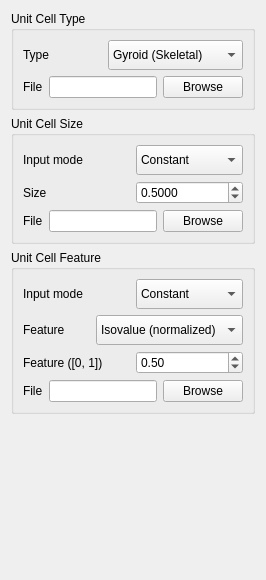
       <widget class="QWidget" name="tabLattice">
        <attribute name="title">
         <string>Lattice</string>
        </attribute>
        <layout class="QVBoxLayout" name="verticalLayout_11">
         <item>
          <widget class="QGroupBox" name="groupBox_5">
           <property name="title">
            <string>Unit Cell Type</string>
           </property>
           <layout class="QVBoxLayout" name="verticalLayout_3">
            <item>
             <layout class="QHBoxLayout" name="horizontalLayout_11">
              <item>
               <widget class="QLabel" name="label">
                <property name="sizePolicy">
                 <sizepolicy hsizetype="Preferred" vsizetype="Preferred">
                  <horstretch>0</horstretch>
                  <verstretch>0</verstretch>
                 </sizepolicy>
                </property>
                <property name="minimumSize">
                 <size>
                  <width>0</width>
                  <height>0</height>
                 </size>
                </property>
                <property name="toolTip">
                 <string>&lt;html&gt;&lt;head/&gt;&lt;body&gt;&lt;p&gt;Select desired unit cell type. For multiple unit cell types set to hybrid and provide a .tap file.&lt;/p&gt;&lt;/body&gt;&lt;/html&gt;</string>
                </property>
                <property name="text">
                 <string>Type</string>
                </property>
                <property name="alignment">
                 <set>Qt::AlignLeading|Qt::AlignLeft|Qt::AlignVCenter</set>
                </property>
                <property name="margin">
                 <number>2</number>
                </property>
               </widget>
              </item>
              <item>
               <widget class="QComboBox" name="cellTypeCombo">
                <property name="sizePolicy">
                 <sizepolicy hsizetype="Preferred" vsizetype="Fixed">
                  <horstretch>0</horstretch>
                  <verstretch>0</verstretch>
                 </sizepolicy>
                </property>
                <property name="minimumSize">
                 <size>
                  <width>0</width>
                  <height>30</height>
                 </size>
                </property>
                <property name="toolTip">
                 <string>&lt;html&gt;&lt;head/&gt;&lt;body&gt;&lt;p&gt;Select desired unit cell type. For multiple unit cell types set to hybrid and provide a .tap file.&lt;/p&gt;&lt;/body&gt;&lt;/html&gt;</string>
                </property>
                <property name="currentIndex">
                 <number>0</number>
                </property>
                <property name="frame">
                 <bool>true</bool>
                </property>
                <item>
                 <property name="text">
                  <string>Gyroid (Skeletal)</string>
                 </property>
                </item>
                <item>
                 <property name="text">
                  <string>Gyroid (Sheet)</string>
                 </property>
                </item>
                <item>
                 <property name="text">
                  <string>Diamond (Skeletal)</string>
                 </property>
                </item>
                <item>
                 <property name="text">
                  <string>Diamond (Sheet )</string>
                 </property>
                </item>
                <item>
                 <property name="text">
                  <string>Primitive (Skeletal)</string>
                 </property>
                </item>
                <item>
                 <property name="text">
                  <string>Primitive (Sheet)</string>
                 </property>
                </item>
                <item>
                 <property name="text">
                  <string>IWP (Skeletal)</string>
                 </property>
                </item>
                <item>
                 <property name="text">
                  <string>IWP (Sheet)</string>
                 </property>
                </item>
                <item>
                 <property name="text">
                  <string>Hybrid</string>
                 </property>
                </item>
               </widget>
              </item>
             </layout>
            </item>
            <item>
             <layout class="QHBoxLayout" name="horizontalLayout_12">
              <item>
               <widget class="QLabel" name="label_2">
                <property name="sizePolicy">
                 <sizepolicy hsizetype="Preferred" vsizetype="Preferred">
                  <horstretch>0</horstretch>
                  <verstretch>0</verstretch>
                 </sizepolicy>
                </property>
                <property name="minimumSize">
                 <size>
                  <width>0</width>
                  <height>0</height>
                 </size>
                </property>
                <property name="toolTip">
                 <string>&lt;html&gt;&lt;head/&gt;&lt;body&gt;&lt;p&gt;Provide type at point file. (Use to assign multiple unit cell types)&lt;/p&gt;&lt;/body&gt;&lt;/html&gt;</string>
                </property>
                <property name="text">
                 <string>File</string>
                </property>
                <property name="alignment">
                 <set>Qt::AlignLeading|Qt::AlignLeft|Qt::AlignVCenter</set>
                </property>
                <property name="margin">
                 <number>2</number>
                </property>
               </widget>
              </item>
              <item>
               <widget class="QLineEdit" name="unitCellLineEdit">
                <property name="toolTip">
                 <string>&lt;html&gt;&lt;head/&gt;&lt;body&gt;&lt;p&gt;Provide type at point file. (Use to assign multiple unit cell types)&lt;/p&gt;&lt;/body&gt;&lt;/html&gt;</string>
                </property>
               </widget>
              </item>
              <item>
               <widget class="QPushButton" name="browseUnitCellButton">
                <property name="sizePolicy">
                 <sizepolicy hsizetype="Fixed" vsizetype="Fixed">
                  <horstretch>0</horstretch>
                  <verstretch>0</verstretch>
                 </sizepolicy>
                </property>
                <property name="toolTip">
                 <string>&lt;html&gt;&lt;head/&gt;&lt;body&gt;&lt;p&gt;Provide type at point file. (Use to assign multiple unit cell types)&lt;/p&gt;&lt;/body&gt;&lt;/html&gt;</string>
                </property>
                <property name="text">
                 <string>Browse</string>
                </property>
               </widget>
              </item>
             </layout>
            </item>
           </layout>
          </widget>
         </item>
         <item>
          <widget class="QGroupBox" name="groupBox_2">
           <property name="title">
            <string>Unit Cell Size</string>
           </property>
           <layout class="QVBoxLayout" name="verticalLayout_9">
            <item>
             <layout class="QHBoxLayout" name="horizontalLayout_13">
              <item>
               <widget class="QLabel" name="label_3">
                <property name="sizePolicy">
                 <sizepolicy hsizetype="Preferred" vsizetype="Preferred">
                  <horstretch>0</horstretch>
                  <verstretch>0</verstretch>
                 </sizepolicy>
                </property>
                <property name="minimumSize">
                 <size>
                  <width>0</width>
                  <height>0</height>
                 </size>
                </property>
                <property name="toolTip">
                 <string>&lt;html&gt;&lt;head/&gt;&lt;body&gt;&lt;p&gt;Select desired unit cell type. For non-constant unit cell sizes set to ???hybrid and provide a .tap file.&lt;/p&gt;&lt;/body&gt;&lt;/html&gt;</string>
                </property>
                <property name="text">
                 <string>Input mode</string>
                </property>
                <property name="alignment">
                 <set>Qt::AlignLeading|Qt::AlignLeft|Qt::AlignVCenter</set>
                </property>
                <property name="margin">
                 <number>2</number>
                </property>
               </widget>
              </item>
              <item>
               <widget class="QComboBox" name="cellSizeCombo">
                <property name="sizePolicy">
                 <sizepolicy hsizetype="Preferred" vsizetype="Fixed">
                  <horstretch>0</horstretch>
                  <verstretch>0</verstretch>
                 </sizepolicy>
                </property>
                <property name="minimumSize">
                 <size>
                  <width>0</width>
                  <height>30</height>
                 </size>
                </property>
                <property name="toolTip">
                 <string>&lt;html&gt;&lt;head/&gt;&lt;body&gt;&lt;p&gt;For non-constant unit cell sizes set to 'From a file' and provide a .sap file, otherwise keep as 'Constant'&lt;/p&gt;&lt;/body&gt;&lt;/html&gt;</string>
                </property>
                <property name="currentIndex">
                 <number>0</number>
                </property>
                <property name="frame">
                 <bool>true</bool>
                </property>
                <item>
                 <property name="text">
                  <string>Constant</string>
                 </property>
                </item>
                <item>
                 <property name="text">
                  <string>From a file</string>
                 </property>
                </item>
               </widget>
              </item>
             </layout>
            </item>
            <item>
             <layout class="QHBoxLayout" name="horizontalLayout_14">
              <item>
               <widget class="QLabel" name="label_3_1">
                <property name="toolTip">
                 <string>&lt;html&gt;&lt;head/&gt;&lt;body&gt;&lt;p&gt;Set desired unit cell size.&lt;/p&gt;&lt;/body&gt;&lt;/html&gt;</string>
                </property>
                <property name="text">
                 <string>Size</string>
                </property>
               </widget>
              </item>
              <item>
               <widget class="QDoubleSpinBox" name="cellSizeSpinBox">
                <property name="toolTip">
                 <string>&lt;html&gt;&lt;head/&gt;&lt;body&gt;&lt;p&gt;Set desired unit cell size&lt;/p&gt;&lt;/body&gt;&lt;/html&gt;</string>
                </property>
                <property name="decimals">
                 <number>4</number>
                </property>
                <property name="minimum">
                 <double>0.010000000000000</double>
                </property>
                <property name="maximum">
                 <double>100000.000000000000000</double>
                </property>
                <property name="singleStep">
                 <double>0.010000000000000</double>
                </property>
                <property name="value">
                 <double>0.500000000000000</double>
                </property>
               </widget>
              </item>
             </layout>
            </item>
            <item>
             <layout class="QHBoxLayout" name="horizontalLayout_15">
              <item>
               <widget class="QLabel" name="label_4">
                <property name="sizePolicy">
                 <sizepolicy hsizetype="Preferred" vsizetype="Preferred">
                  <horstretch>0</horstretch>
                  <verstretch>0</verstretch>
                 </sizepolicy>
                </property>
                <property name="minimumSize">
                 <size>
                  <width>0</width>
                  <height>0</height>
                 </size>
                </property>
                <property name="toolTip">
                 <string>&lt;html&gt;&lt;head/&gt;&lt;body&gt;&lt;p&gt;Provide size at point file. (Use to specify non-constant unit cell sizes)&lt;/p&gt;&lt;/body&gt;&lt;/html&gt;</string>
                </property>
                <property name="text">
                 <string>File</string>
                </property>
                <property name="alignment">
                 <set>Qt::AlignLeading|Qt::AlignLeft|Qt::AlignVCenter</set>
                </property>
                <property name="margin">
                 <number>2</number>
                </property>
               </widget>
              </item>
              <item>
               <widget class="QLineEdit" name="cellSizeLineEdit">
                <property name="toolTip">
                 <string>&lt;html&gt;&lt;head/&gt;&lt;body&gt;&lt;p&gt;Provide size at point file. (Use to specify non-constant unit cell sizes)&lt;/p&gt;&lt;/body&gt;&lt;/html&gt;</string>
                </property>
               </widget>
              </item>
              <item>
               <widget class="QPushButton" name="browseCellSizeButton">
                <property name="sizePolicy">
                 <sizepolicy hsizetype="Fixed" vsizetype="Fixed">
                  <horstretch>0</horstretch>
                  <verstretch>0</verstretch>
                 </sizepolicy>
                </property>
                <property name="toolTip">
                 <string>&lt;html&gt;&lt;head/&gt;&lt;body&gt;&lt;p&gt;Provide size at point file. (Use to specify non-constant unit cell sizes)&lt;/p&gt;&lt;/body&gt;&lt;/html&gt;</string>
                </property>
                <property name="text">
                 <string>Browse</string>
                </property>
               </widget>
              </item>
             </layout>
            </item>
           </layout>
          </widget>
         </item>
         <item>
          <widget class="QGroupBox" name="groupBox_6">
           <property name="title">
            <string>Unit Cell Feature</string>
           </property>
           <layout class="QVBoxLayout" name="verticalLayout_4">
            <item>
             <layout class="QHBoxLayout" name="horizontalLayout_17">
              <item>
               <widget class="QLabel" name="label_6">
                <property name="sizePolicy">
                 <sizepolicy hsizetype="Preferred" vsizetype="Preferred">
                  <horstretch>0</horstretch>
                  <verstretch>0</verstretch>
                 </sizepolicy>
                </property>
                <property name="minimumSize">
                 <size>
                  <width>0</width>
                  <height>0</height>
                 </size>
                </property>
                <property name="toolTip">
                 <string>&lt;html&gt;&lt;head/&gt;&lt;body&gt;&lt;p&gt;For non-constant unit cell features set to 'From a file' and provide a .fap file, otherwise keep as 'Constant'&lt;/p&gt;&lt;/body&gt;&lt;/html&gt;</string>
                </property>
                <property name="text">
                 <string>Input mode</string>
                </property>
                <property name="alignment">
                 <set>Qt::AlignLeading|Qt::AlignLeft|Qt::AlignVCenter</set>
                </property>
                <property name="margin">
                 <number>2</number>
                </property>
               </widget>
              </item>
              <item>
               <widget class="QComboBox" name="featureInputCombo">
                <property name="sizePolicy">
                 <sizepolicy hsizetype="Preferred" vsizetype="Fixed">
                  <horstretch>0</horstretch>
                  <verstretch>0</verstretch>
                 </sizepolicy>
                </property>
                <property name="minimumSize">
                 <size>
                  <width>0</width>
                  <height>30</height>
                 </size>
                </property>
                <property name="toolTip">
                 <string>&lt;html&gt;&lt;head/&gt;&lt;body&gt;&lt;p&gt;For non-constant unit cell features set to 'From a file' and provide a .fap file, otherwise keep as 'Constant'&lt;/p&gt;&lt;/body&gt;&lt;/html&gt;</string>
                </property>
                <property name="currentIndex">
                 <number>0</number>
                </property>
                <property name="frame">
                 <bool>true</bool>
                </property>
                <item>
                 <property name="text">
                  <string>Constant</string>
                 </property>
                </item>
                <item>
                 <property name="text">
                  <string>From a file</string>
                 </property>
                </item>
               </widget>
              </item>
             </layout>
            </item>
            <item>
             <layout class="QHBoxLayout" name="horizontalLayout_16">
              <item>
               <widget class="QLabel" name="label_5">
                <property name="sizePolicy">
                 <sizepolicy hsizetype="Preferred" vsizetype="Preferred">
                  <horstretch>0</horstretch>
                  <verstretch>0</verstretch>
                 </sizepolicy>
                </property>
                <property name="minimumSize">
                 <size>
                  <width>0</width>
                  <height>0</height>
                 </size>
                </property>
                <property name="toolTip">
                 <string>&lt;html&gt;&lt;head/&gt;&lt;body&gt;&lt;p&gt;Select feature to specify.&lt;/p&gt;&lt;/body&gt;&lt;/html&gt;</string>
                </property>
                <property name="text">
                 <string>Feature</string>
                </property>
                <property name="alignment">
                 <set>Qt::AlignLeading|Qt::AlignLeft|Qt::AlignVCenter</set>
                </property>
                <property name="margin">
                 <number>2</number>
                </property>
               </widget>
              </item>
              <item>
               <widget class="QComboBox" name="featureCombo">
                <property name="sizePolicy">
                 <sizepolicy hsizetype="Preferred" vsizetype="Fixed">
                  <horstretch>0</horstretch>
                  <verstretch>0</verstretch>
                 </sizepolicy>
                </property>
                <property name="minimumSize">
                 <size>
                  <width>0</width>
                  <height>30</height>
                 </size>
                </property>
                <property name="toolTip">
                 <string>&lt;html&gt;&lt;head/&gt;&lt;body&gt;&lt;p&gt;Select feature to specify&lt;/p&gt;&lt;/body&gt;&lt;/html&gt;</string>
                </property>
                <property name="currentIndex">
                 <number>0</number>
                </property>
                <property name="frame">
                 <bool>true</bool>
                </property>
                <item>
                 <property name="text">
                  <string>Isovalue (normalized)</string>
                 </property>
                </item>
                <item>
                 <property name="text">
                  <string>Volume fraction</string>
                 </property>
                </item>
                <item>
                 <property name="text">
                  <string>Wall size</string>
                 </property>
                </item>
                <item>
                 <property name="text">
                  <string>Pore size</string>
                 </property>
                </item>
               </widget>
              </item>
             </layout>
            </item>
            <item>
             <layout class="QHBoxLayout" name="horizontalLayout_18">
              <item>
               <widget class="QLabel" name="featureSizeLabel">
                <property name="toolTip">
                 <string>&lt;html&gt;&lt;head/&gt;&lt;body&gt;&lt;p&gt;Set desired feature value.&lt;/p&gt;&lt;/body&gt;&lt;/html&gt;</string>
                </property>
                <property name="text">
                 <string>Feature ([0, 1])</string>
                </property>
               </widget>
              </item>
              <item>
               <widget class="QDoubleSpinBox" name="featureSizeSpinBox">
                <property name="toolTip">
                 <string>&lt;html&gt;&lt;head/&gt;&lt;body&gt;&lt;p&gt;Set desired feature value.&lt;/p&gt;&lt;/body&gt;&lt;/html&gt;</string>
                </property>
                <property name="minimum">
                 <double>0.000000000000000</double>
                </property>
                <property name="maximum">
                 <double>1.000000000000000</double>
                </property>
                <property name="singleStep">
                 <double>0.010000000000000</double>
                </property>
                <property name="value">
                 <double>0.500000000000000</double>
                </property>
               </widget>
              </item>
             </layout>
            </item>
            <item>
             <layout class="QHBoxLayout" name="horizontalLayout_19">
              <item>
               <widget class="QLabel" name="label_7">
                <property name="sizePolicy">
                 <sizepolicy hsizetype="Preferred" vsizetype="Preferred">
                  <horstretch>0</horstretch>
                  <verstretch>0</verstretch>
                 </sizepolicy>
                </property>
                <property name="minimumSize">
                 <size>
                  <width>0</width>
                  <height>0</height>
                 </size>
                </property>
                <property name="toolTip">
                 <string>&lt;html&gt;&lt;head/&gt;&lt;body&gt;&lt;p&gt;Provide feature at point file. (Use to specify non-constant feature values)&lt;/p&gt;&lt;/body&gt;&lt;/html&gt;</string>
                </property>
                <property name="text">
                 <string>File</string>
                </property>
                <property name="alignment">
                 <set>Qt::AlignLeading|Qt::AlignLeft|Qt::AlignVCenter</set>
                </property>
                <property name="margin">
                 <number>2</number>
                </property>
               </widget>
              </item>
              <item>
               <widget class="QLineEdit" name="featureSizeLineEdit">
                <property name="toolTip">
                 <string>&lt;html&gt;&lt;head/&gt;&lt;body&gt;&lt;p&gt;Provide feature at point file. (Use to specify non-constant feature values)&lt;/p&gt;&lt;/body&gt;&lt;/html&gt;</string>
                </property>
               </widget>
              </item>
              <item>
               <widget class="QPushButton" name="browseFeatureButton">
                <property name="sizePolicy">
                 <sizepolicy hsizetype="Fixed" vsizetype="Fixed">
                  <horstretch>0</horstretch>
                  <verstretch>0</verstretch>
                 </sizepolicy>
                </property>
                <property name="toolTip">
                 <string>&lt;html&gt;&lt;head/&gt;&lt;body&gt;&lt;p&gt;Provide feature at point file. (Use to specify non-constant feature values)&lt;/p&gt;&lt;/body&gt;&lt;/html&gt;</string>
                </property>
                <property name="text">
                 <string>Browse</string>
                </property>
               </widget>
              </item>
             </layout>
            </item>
           </layout>
          </widget>
         </item>
         <item>
          <spacer name="verticalSpacer_4">
           <property name="orientation">
            <enum>Qt::Vertical</enum>
           </property>
           <property name="sizeHint" stdset="0">
            <size>
             <width>20</width>
             <height>155</height>
            </size>
           </property>
          </spacer>
         </item>
        </layout>
       </widget>
